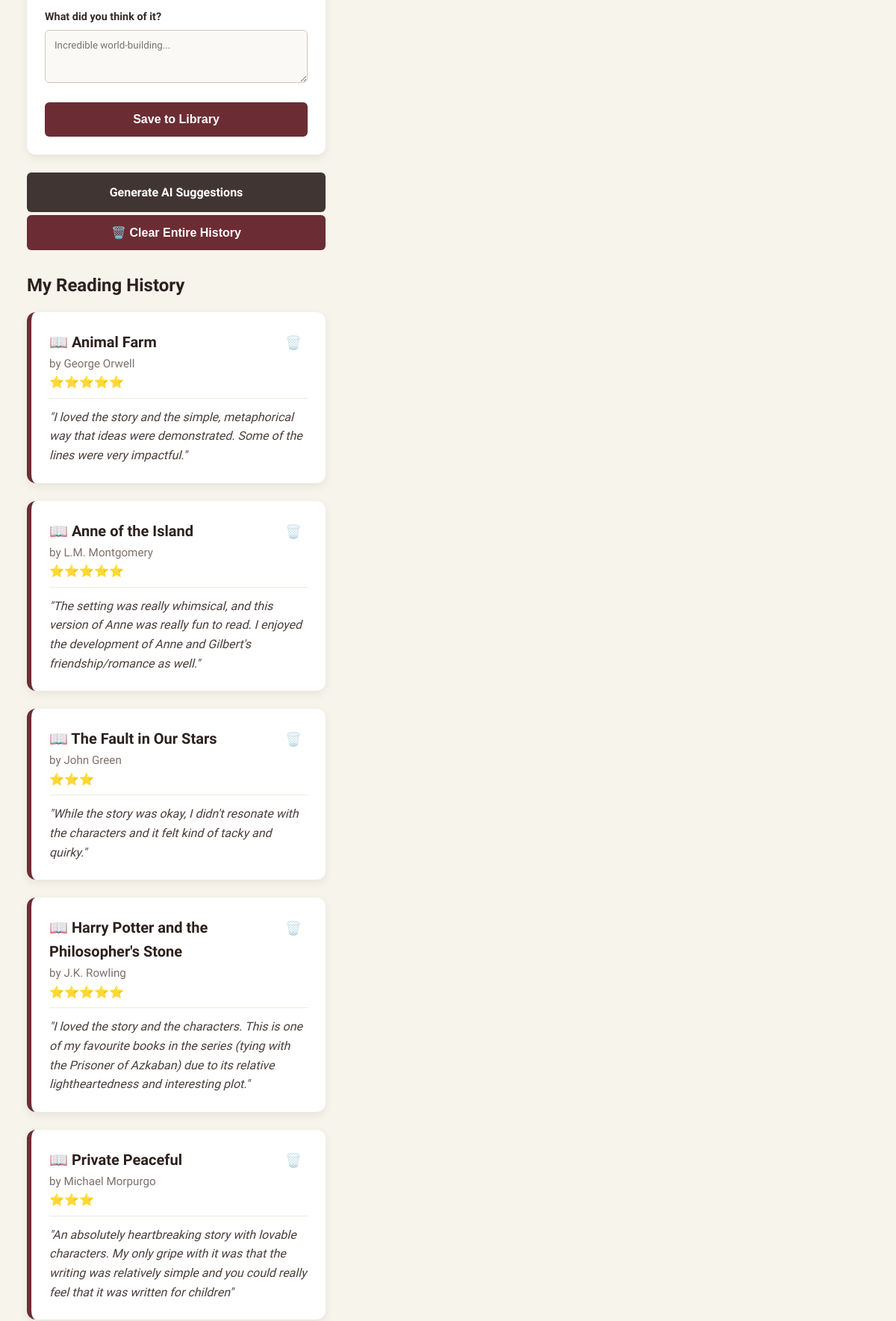
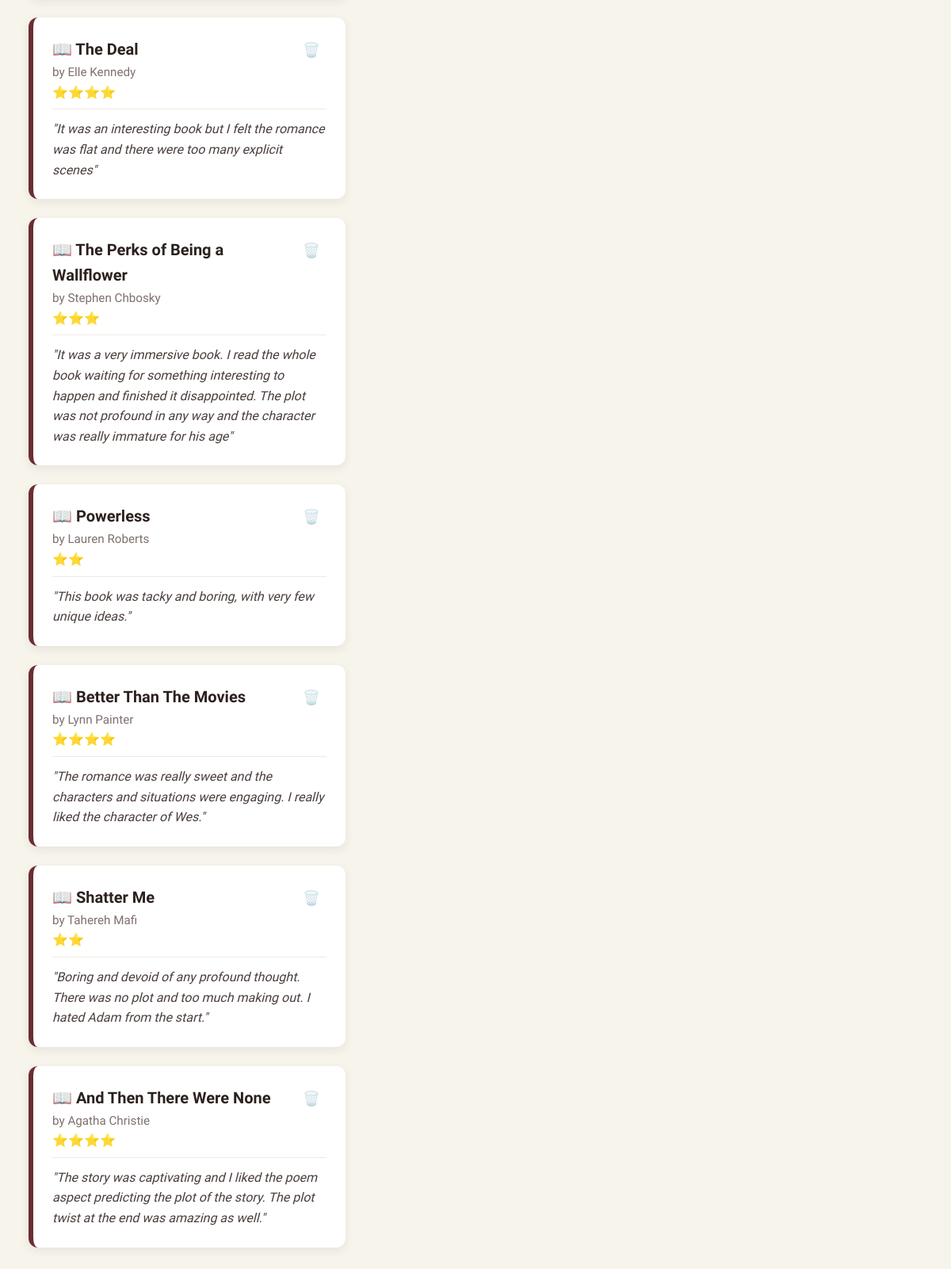
The app's page / (lower part), older data (2 pictures, top to bottom).
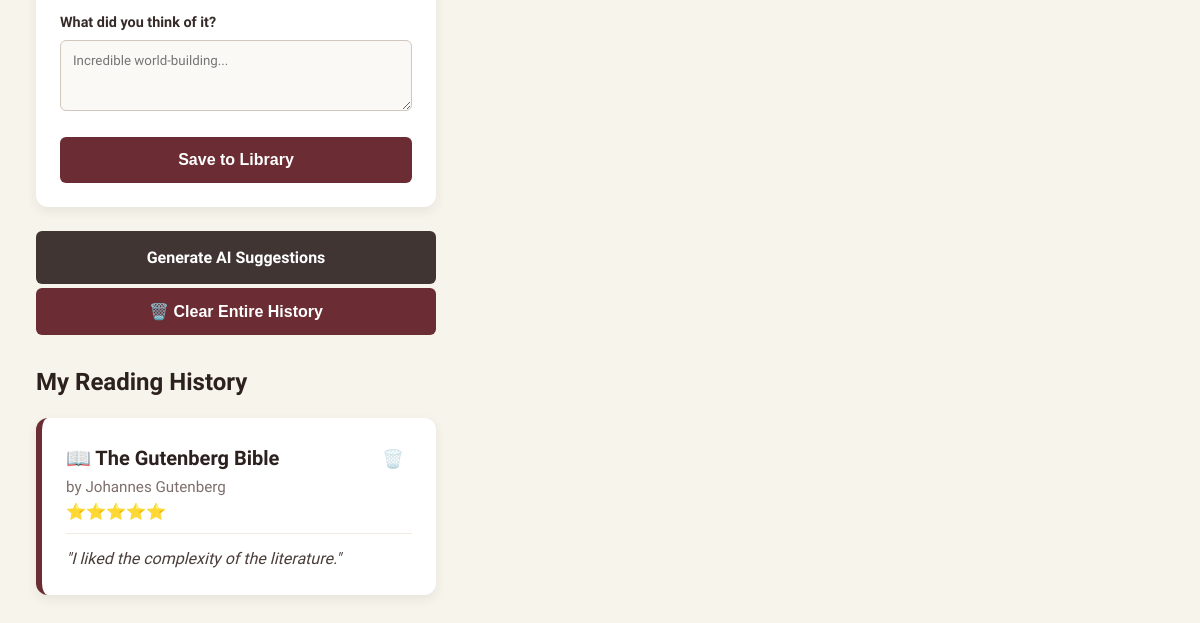
The same page, newer data.
### tables this page shows
CREATE TABLE books (
            id INTEGER PRIMARY KEY AUTOINCREMENT,
            title TEXT NOT NULL,
            author TEXT NOT NULL,
            notes TEXT NOT NULL,
            rating INTEGER NOT NULL DEFAULT 5
        );

### app.py (the view)
@app.route("/")
def home():
    conn = get_db_connection()
    all_books = conn.execute("SELECT * FROM books").fetchall()
    conn.close()
    return render_template("index.html", books=all_books, recommendations=None)

### app.py (called while the page is built)
def get_db_connection():
    conn = sqlite3.connect("books.db")
    conn.row_factory = sqlite3.Row
    return conn

### templates/index.html (shortened to what this page needs)
<!DOCTYPE html>
<html lang="en">
<head>
    <link rel="stylesheet" href="{{ url_for('static', filename='style.css') }}">
</head>
<body>
    <div class="page-container">
        <aside class="sidebar">
            <div class="card form-container">
                <form action="/add" method="POST">
                    <div class="form-group">
                        <label for="notes">What did you think of it?</label>
                        <textarea id="notes" name="notes" rows="3" required placeholder="Incredible world-building..."></textarea>
                    </div>
                    <button type="submit" class="btn btn-primary">Save to Library</button>
                </form>
            </div>
            <a href="/recommend" id="generate-rec-btn" class="btn btn-secondary">Generate AI Suggestions</a>
            {% if books %}
            <form action="/clear" method="POST" class="confirm-required" data-message="Are you sure you want to completely clear your history? This will delete all your entries permanently.">
                <button type="submit" class="btn btn-danger">🗑️ Clear Entire History</button>
            </form>
            {% endif %}
            <div class="history-section">
                <h2>My Reading History</h2>
                <div id="book-list">
                    {% for book in books %}
                        <div class="card book-card">
                            <div class="book-header">
                                <div>
                                    <h3>📖 {{ book['title'] }}</h3>
                                    <span class="book-author">by {{ book['author'] }}</span>
                                    <div class="star-display">
                                        {% for _ in range(book['rating']) %}⭐{% endfor %}
                                    </div>
                                </div>
                                <form action="/delete/{{ book['id'] }}" method="POST" class="confirm-required" data-message="Are you sure you want to delete '{{ book['title'] }}'?">
                                    <button type="submit" class="delete-icon-btn" title="Delete book">🗑️</button>
                                </form>
                            </div>
                            <p class="book-notes"><em>"{{ book['notes'] }}"</em></p>
                        </div>
                    {% else %}
                        <p class="empty-state">Your reading list is empty. Add your first book in the sidebar!</p>
                    {% endfor %}
                </div>
            </div>
        </aside>
        <main class="main-content">
        </main>
    </div>
</body>
</html>

Row changes from the older to the newer data that the page shows:
removed books: title "Animal Farm", author "George Orwell", rating 5 (drawn), notes "I loved the story and the simple, metaphorical way that ideas were demonstrated. Some of the lines were very impactful."
removed books: title "Anne of the Island", author "L.M. Montgomery", rating 5 (drawn), notes "The setting was really whimsical, and this version of Anne was really fun to read. I enjoyed the development of Anne and Gilbert's friendship/romance as well."
removed books: title "The Fault in Our Stars", author "John Green", rating 3 (drawn), notes "While the story was okay, I didn't resonate with the characters and it felt kind of tacky and quirky."
removed books: title "Harry Potter and the Philosopher's Stone", author "J.K. Rowling", rating 5 (drawn), notes "I loved the story and the characters. This is one of my favourite books in the series (tying with the Prisoner of Azkaban) due to its relative lightheartedness and interesting plot."
removed books: title "Private Peaceful", author "Michael Morpurgo", rating 3 (drawn), notes "An absolutely heartbreaking story with lovable characters. My only gripe with it was that the writing was relatively simple and you could really feel that it was written for children"
removed books: title "The Deal", author "Elle Kennedy", rating 4 (drawn), notes "It was an interesting book but I felt the romance was flat and there were too many explicit scenes"
removed books: title "The Perks of Being a Wallflower", author "Stephen Chbosky", rating 3 (drawn), notes "It was a very immersive book. I read the whole book waiting for something interesting to happen and finished it disappointed. The plot was not profound in any way and the character was really immature for his age"
removed books: title "Powerless", author "Lauren Roberts", rating 2 (drawn), notes "This book was tacky and boring, with very few unique ideas."
removed books: title "Better Than The Movies", author "Lynn Painter", rating 4 (drawn), notes "The romance was really sweet and the characters and situations were engaging. I really liked the character of Wes."
removed books: title "Shatter Me", author "Tahereh Mafi", rating 2 (drawn), notes "Boring and devoid of any profound thought. There was no plot and too much making out. I hated Adam from the start."
removed books: title "And Then There Were None", author "Agatha Christie", rating 4 (drawn), notes "The story was captivating and I liked the poem aspect predicting the plot of the story. The plot twist at the end was amazing as well."
added books: title "The Gutenberg Bible", author "Johannes Gutenberg", rating 5 (drawn), notes "I liked the complexity of the literature."
